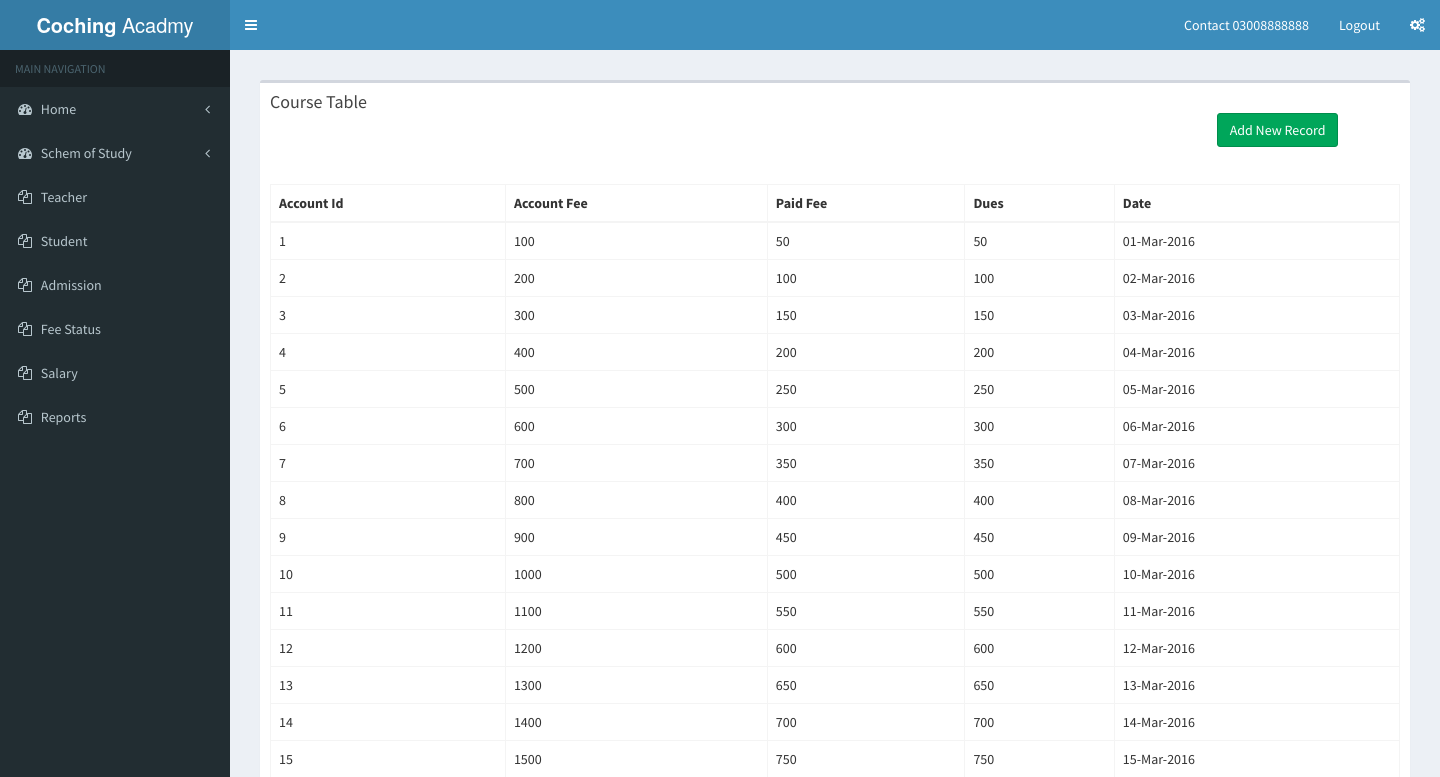
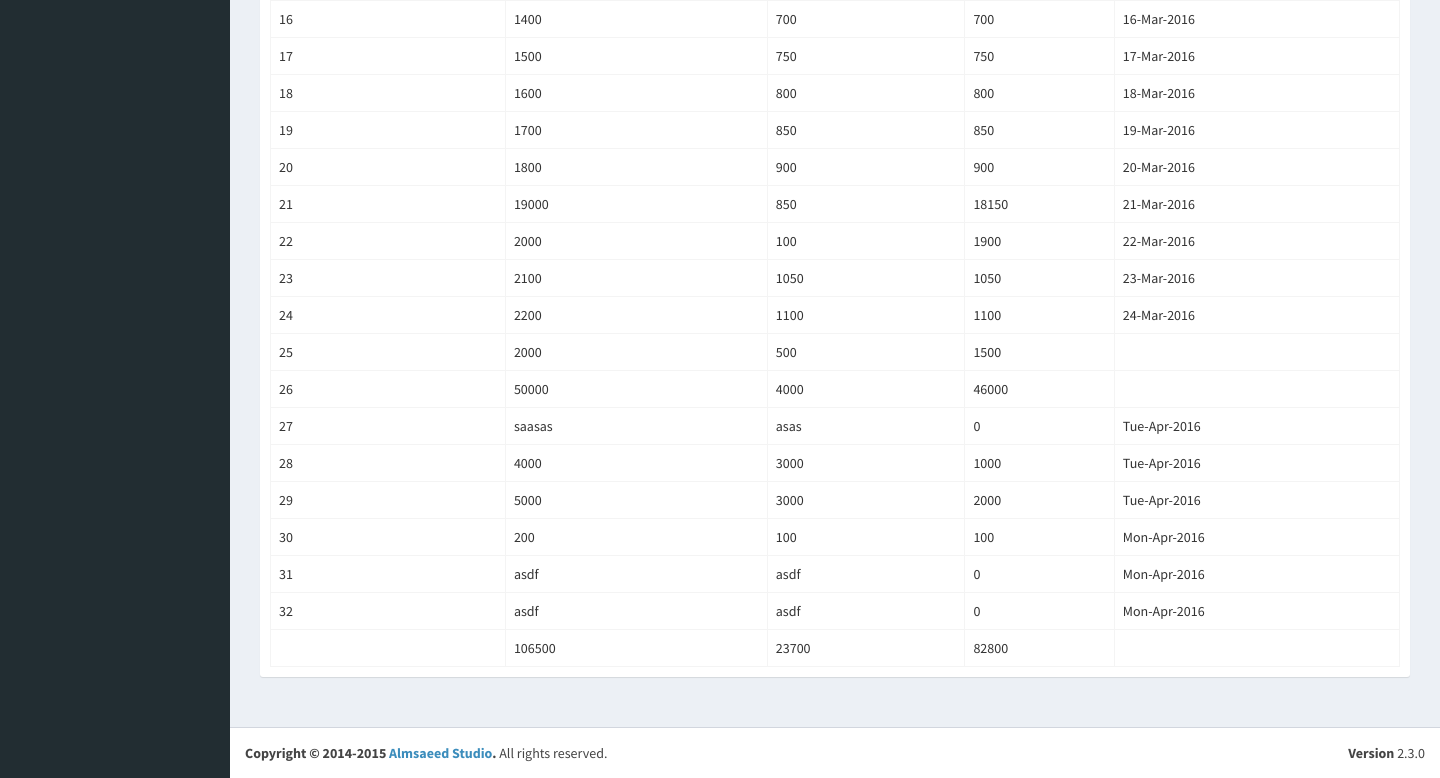
/search_table.php, run on an earlier commit of the app's database (2 pictures, top to bottom).
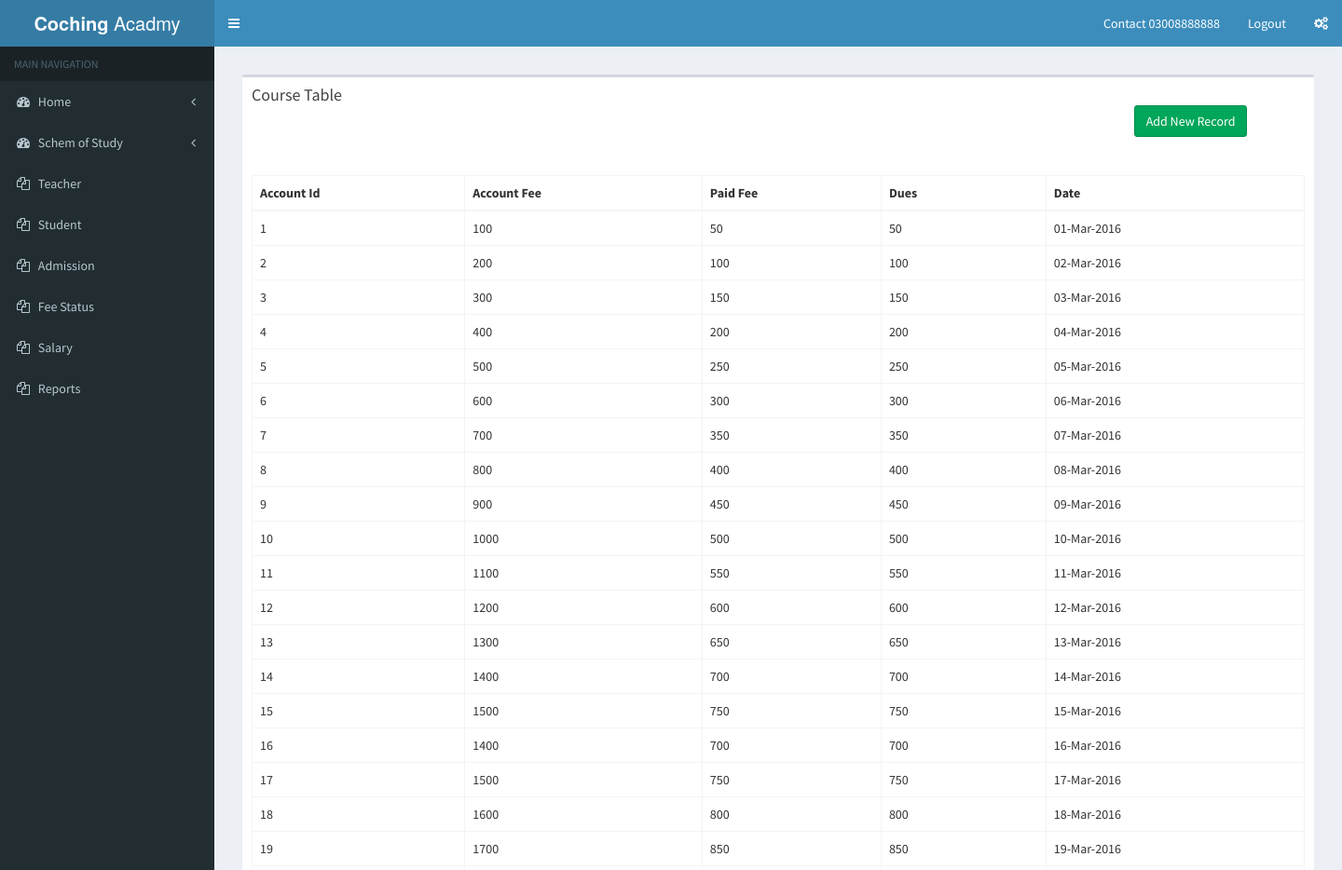
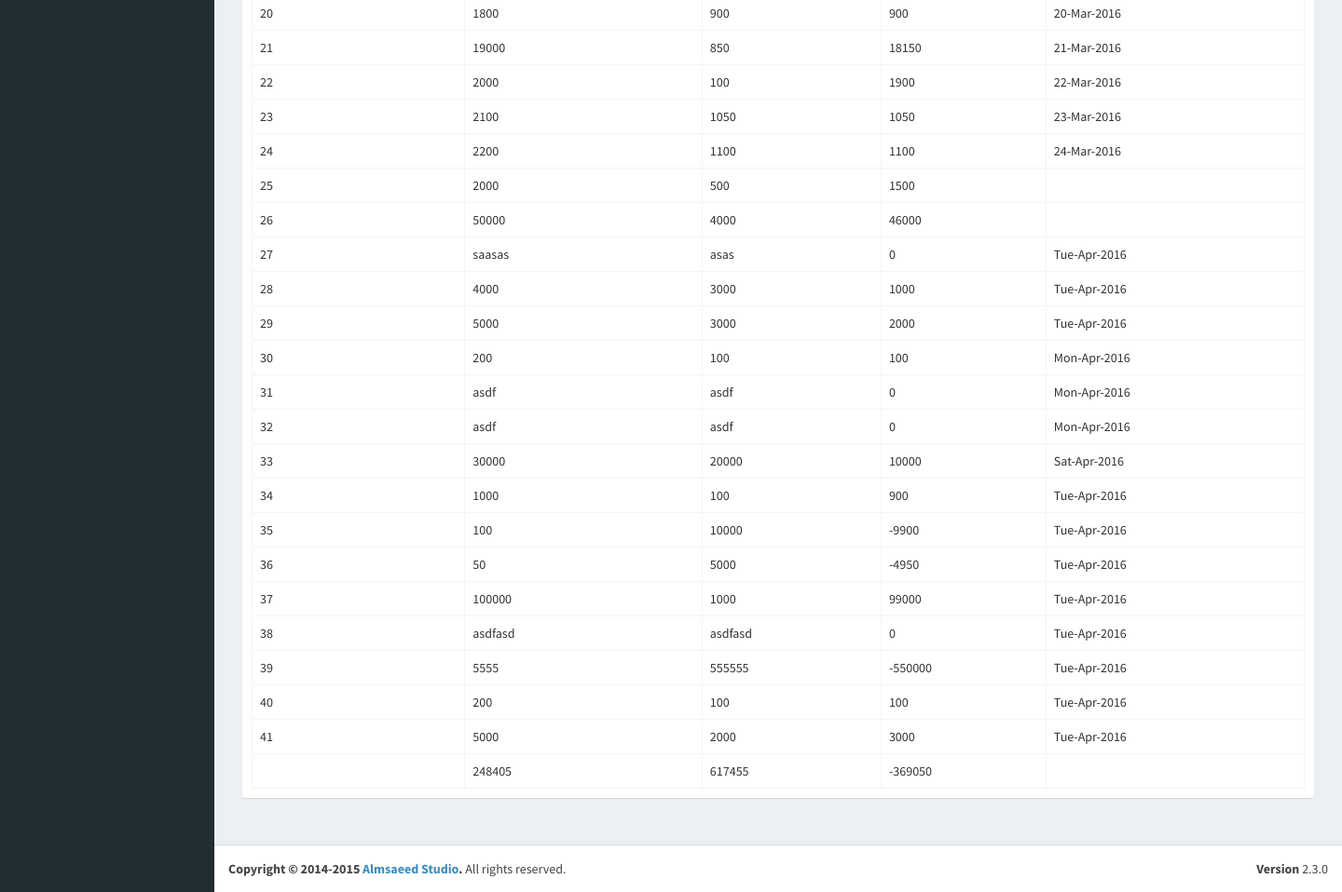
And on a later commit of the database (2 pictures, top to bottom).
### tables this page shows
CREATE TABLE `accounts` (
  `account_id` int(255) NOT NULL,
  `amount_fee` varchar(255) NOT NULL,
  `paid_fee` varchar(255) NOT NULL,
  `date_added` varchar(255) NOT NULL,
  `date_edit` varchar(500) NOT NULL,
  `updateby` varchar(255) NOT NULL,
  `student_id` int(11) NOT NULL
);

### search_table.php (the view, shortened to what this page needs)
<?php
include 'include/header.php';
include 'include/leftsidebar.php';
include 'include/conn.php';
?>
<?php
$sql="SELECT * FROM `accounts`";
$stmt = $conn->prepare($sql);
$stmt->execute();
$result = $stmt->fetchAll();
?>
      <div class="content-wrapper">
        <section class="content">
         <section class="content">
          <div class="row">
            <div class="col-xs-12">
              <div class="box">
                <div class="box-header">
                  <h3 class="box-title">Course Table</h3>
				  <div class="col-md-12">
				  <div class="col-md-10"></div>
				  <div class="col-md-2"><td><a href="course_insert.php" class="btn btn-success">Add New Record</a></td></div>
				  </div>
                </div>
              <div class="box-body">
                <table id="example2" class="table table-bordered table-hover">
                   <div class="col-md-12"> <thead>
                     <tr>
                  <div class="col-md-1">      <th>Account Id</th></div>
                       <div class="col-md-1">  <th>Account Fee</th></div>
                       <div class="col-md-1">  <th>Paid Fee</th></div>
                        <div class="col-md-1"> <th>Dues</th></div>
						<div class="col-md-1"> <th>Date</th></div>
                      </tr>
                    </thead>
					</div>
                    <tbody>
					<div class="col-md-12">
                      <?php
					  $i = 1;
					  $amount_fee = 0;
					  $paid_fee =0;
					  $dues=0;
					  foreach( $result as $accounts ){
						  $amount_fee += $accounts['amount_fee'];
						  $paid_fee+= $accounts['paid_fee'];
						  $dues+=$accounts['amount_fee'] - $accounts['paid_fee'];
						  ?>
					  <tr>
                        <div class="col-md-1"><td><?=$i ?></td></div>
                        <div class="col-md-1"><td><?=$accounts['amount_fee']?></td></div>
                        <div class="col-md-1"><td><?=$accounts['paid_fee']?></td></div>
						 <div class="col-md-1"><td><?=$accounts['amount_fee'] - $accounts['paid_fee'] ?></td></div>
                        <div class="col-md-1"><td><?=$accounts['date_added']?></td></div>
                      </tr>
					  <?php $i++; } ?>
					  <tr>
					 <div class="col-md-1"><td></td></div>
					 <div class="col-md-1"><td><?=$amount_fee?></td></div>
					  <div class="col-md-1"><td><?=$paid_fee?></td></div>
					   <div class="col-md-1"><td><?=$dues?></td></div>
					 </tr>
                </table>
                </div>
              </div>
            </div>
          </div>
        </section>
        </section>
      </div>
<?php
include'include/footer.php';
?>

What changed in the data, as far as the page shows it:
added accounts: amount_fee "30000", paid_fee "20000", $accounts['amount_fee'] - $accounts['paid_fee'] "10000", date_added "Sat-Apr-2016"
added accounts: amount_fee "1000", paid_fee "100", $accounts['amount_fee'] - $accounts['paid_fee'] "900", date_added "Tue-Apr-2016"
added accounts: amount_fee "100", paid_fee "10000", $accounts['amount_fee'] - $accounts['paid_fee'] "-9900", date_added "Tue-Apr-2016"
added accounts: amount_fee "50", paid_fee "5000", $accounts['amount_fee'] - $accounts['paid_fee'] "-4950", date_added "Tue-Apr-2016"
added accounts: amount_fee "100000", paid_fee "1000", $accounts['amount_fee'] - $accounts['paid_fee'] "99000", date_added "Tue-Apr-2016"
added accounts: amount_fee "asdfasd", paid_fee "asdfasd", $accounts['amount_fee'] - $accounts['paid_fee'] "0", date_added "Tue-Apr-2016"
added accounts: amount_fee "5555", paid_fee "555555", $accounts['amount_fee'] - $accounts['paid_fee'] "-550000", date_added "Tue-Apr-2016"
added accounts: amount_fee "200", paid_fee "100", $accounts['amount_fee']-$accounts['paid_fee'] "100", date_added "Tue-Apr-2016"
added accounts: amount_fee "5000", paid_fee "2000", $accounts['amount_fee'] - $accounts['paid_fee'] "3000", date_added "Tue-Apr-2016"
Also different on the page:
$amount_fee: "106500" → "248405"
$paid_fee: "23700" → "617455"
$dues: "82800" → "-369050"
